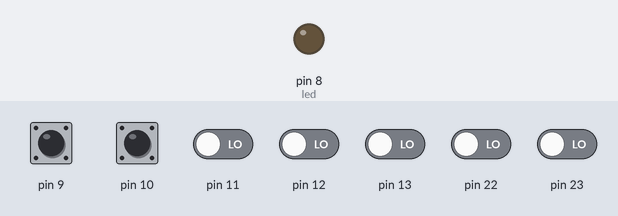
A program run on a simulated Arduino Uno, built with avr-gcc and run on an emulated ATmega328P. Shown: output pins drawn as LEDs (lit = HIGH). The test bench sets the inputs (shaded band); at power-on: pin 9, pin 10 HIGH, pin 11–13, pin 22, pin 23 LOW. What the program prints to the serial monitor is not drawn.

Above: at 5.8 s.
5.9 s: pin 9 pulled LOW for 0.15 s
At 7.9 s:
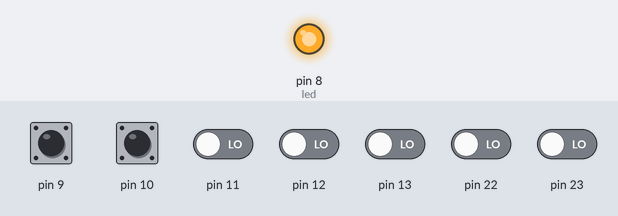
9.0 s: pin 10 pulled LOW for 0.15 s
12.1 s: pin 9 pulled LOW for 1 s
Timing chart, 0 to 20.6 s (numbered marks = the images above; inputs shaded):
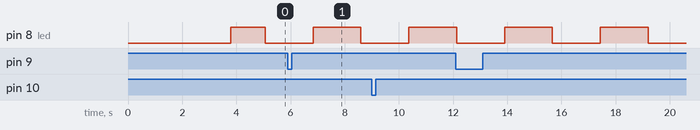

Measured:
- by itself, pin 8 (led): alternates HIGH for 1.8 s and LOW for 1.8 s

The program:

main.c
```c
// main.c

#include <inttypes.h>
#include <stdint.h>
#include <stdlib.h>
#include <stdio.h>
#include <ctype.h>
#include <string.h>
#include <avr/io.h>
#include <avr/interrupt.h>
#include <avr/pgmspace.h>
#include <avr/wdt.h>
#include <util/delay.h>

#include "global.h"

#define CPOSLINE1 PSTR("\xFE\x80")
#define CPOSLINE2 PSTR("\xFE\xC0")
#define CPOSLINE3 PSTR("\xFE\x94")
#define CPOSLINE4 PSTR("\xFE\xD4")
#define CLS PSTR("\xFE\x01")
#define SCSIZE 9
#define TEMP_ERR 0x8000


static uint8_t sc[SCSIZE];

void uart_init(unsigned long baud)
{
    unsigned long ubrr;

    ubrr = (((F_CPU / (baud * 16UL))) - 1);
    // Set baud rate
    UBRR0H = (uint8_t)(ubrr>>8);
    UBRR0L = (uint8_t)ubrr;
    // Set frame format to 8 data bits, no parity, 1 stop bit
    UCSR0C |= (1<<UCSZ01)|(1<<UCSZ00);
    //enable transmission and reception
    UCSR0B |= (1<<RXEN0)|(1<<TXEN0);
}

void uart_putc(char c)
{
    //wait while previous byte is completed
    while(!(UCSR0A&(1<<UDRE0))){};
    // Transmit data
    UDR0 = c;
}

char uart_getc()
{
    // Wait for byte to be received
    while(!(UCSR0A&(1<<RXC0))){};
    // Return received data
    return UDR0;
}

void uart_puts(const char *s )
{
    while (*s) {
        uart_putc(*s++);
    }
}

void uart_puts_p(const char *progmem_s)
{
    register char c;

    while ( (c = pgm_read_byte(progmem_s++)) ) {
        uart_putc(c);
    }
}
#define uart_puts_P(__s)       uart_puts_p(PSTR(__s))

#define lcd_puts uart_puts
#define lcd_puts_p uart_puts_p
#define lcd_puts_P uart_puts_P

#define UART_INFO_BUFSZ 40
void uart_info()
{
    char b[UART_INFO_BUFSZ];
    snprintf(b, UART_INFO_BUFSZ, "H:%02X L:%02X B:%02X C:%02X",
             (int)UBRR0H, (int)UBRR0L, (int)UCSR0B, (int)UCSR0C);
    uart_puts(b);
}


void delay_ms(unsigned long ms)
{
    while(ms)
    {
        if (ms>10)
        {
            _delay_ms(10);
            ms -= 10;
        }
        else
        {
            _delay_ms(1);
            ms--;
        }
    }
}

void led_init(void)
{
    DDRB |= 1<<DDB0; /* set DDB0 to output */
    PORTB |= 1<<DDB0; /* LED off */
}

void led(char i)
{
  if(i)
      PORTB &= ~(1<<DDB0); /* LED on */
  else
      PORTB |= 1<<DDB0; /* LED off */
}

void led_blink(unsigned int ms)
{
    led(1);
    delay_ms(ms);
    led(0);
    delay_ms(ms);
}


void lcd_init()
{
    uart_init(9600);
    delay_ms(200);
    // Reset to 9600 and wait
    uart_puts_P("\x12");
    delay_ms(2000);

    // Set speed 38400 and wait
    uart_puts_P("\x7C\x10");
    delay_ms(200);
    uart_init(38400);
    delay_ms(1000);

    // The LCD is 20x4 chars
    uart_puts_P("\x7C\x03\x7C\x05");
    delay_ms(100);

    // Set backlight brightness
    uart_puts_P("\x7C\x9D");
    delay_ms(100);

    // "Visual display on"
    uart_puts_P("\xFE\x0C");
    delay_ms(100);

    // Clear display
    uart_puts_p(CLS);
    delay_ms(100);
}

void reset_onewire(uint8_t bus)
{
    // set D0 to output
    sbi(DDRB, bus);
    sbi(PORTB, bus);
    cbi(PORTB, bus);
    _delay_us(550);
    // set D3 back to input
    cbi(DDRB, bus);
    _delay_us(500);
}

void write_onewire(uint8_t bus, uint8_t bit)
{
    // set D3 to output
    sbi(DDRB, bus);
    sbi(PORTB, bus);
    if (bit == 0) {
        cbi(PORTB, bus);
        _delay_us(65); // hold low for at least 60us
        sbi(PORTB, bus);
    } else { // bit == 1
        cbi(PORTB, bus);
        _delay_us(10); // < 15us for 1 bit
        sbi(PORTB, bus);
    }
    cbi(DDRB, bus); // set D0 to input
    if (bit == 1)
        _delay_us(60); // just to pad out the rest of the slot to >60us
}

uint8_t read_onewire(uint8_t bus)
{
    uint8_t result;
    // set D3 to output
    sbi(DDRB, bus);
    sbi(PORTB, bus);
    // hold D3 low for just greater than 1us.  Note: Only for 6Mhz crystals
    cbi(PORTB, bus);
    _delay_us(1);

    cbi(DDRB, bus); // get ready to read input
    _delay_us(10); // wait for thermo to respond (<15us)
    result = ((PINB) & (1<<bus)); // PB1 = 1st pin
    result = result ? 1 : 0; // always return either 1 or 0
    _delay_us(60); // make sure the slot is >60us long
    return result;
}

void write_onewire_byte(uint8_t bus, uint8_t command)
{
    uint8_t i;
    for (i = 0; i < 8; i++) {
        write_onewire(bus, command & 1);
        command >>= 1;
    }
}

uint8_t read_onewire_byte(uint8_t bus)
{
    uint8_t r,i;
    r = 0;
    for (i = 0; i < 8; i++) {
        r |= (read_onewire(bus) << (i));
    }
    return r;
}

void convert_temp(uint8_t bus)
{
    reset_onewire(bus);
    write_onewire_byte(bus, 0xCC); // skip ROM
    write_onewire_byte(bus, 0x44); // convert temperature
}

int8_t read_sc(uint8_t bus)
{
    uint8_t i;

    for (i = 0; i < SCSIZE; i++) sc[i] = 0;
    reset_onewire(bus);
    write_onewire_byte(bus, 0xCC); // skip ROM
    write_onewire_byte(bus, 0xBE); // read scratchpad (9 bytes)
    delay_ms(20);
    for (i = 0; i < SCSIZE; i++) {
        sc[i] = read_onewire_byte(bus);
    }
    return (sc[0] == 0xFF && sc[1] == 0xFF) ? 1 : 0;
}

int16_t read_temp()
{
    uint8_t sign;
    // return failure if scratchpad is bogus
    if (sc[0] == 0xFF && sc[1] == 0xFF)
	return INT16_MIN;

    if (sc[1] == 0)
        sign = 1;
    else
        sign = -1;

    // return the temp Celcius * 100 from the scratchpad.
    return (int16_t)sign * ((100 * (sc[0] >> 1)) - 25
			    + ((100*(sc[7]-sc[6])) / sc[7]));
}


#define LINESZ 40
int main(void)
{
    char buf[LINESZ];
    uint32_t i;
#ifdef DEBUG
    uint8_t j;
#endif
    int16_t temp1, temp2;

    lcd_init();
    led_init();

    //uart_puts_p(CPOSLINE4);
    //uart_info();

    //uart_puts_p(CPOSLINE1);
    //uart_puts_P("Hello, world!");

#if 0
    i = 0;
    while (1)
    {
        if (i % 10 == 0) led(i%20 == 0 ? 1 : 0);
        uart_puts_p(CPOSLINE2);
        snprintf_P(buf, LINESZ, PSTR("%09lu"), i++);
        uart_puts(buf);
    }
    exit(0);
#endif

    uart_puts_p(CLS);
    uart_puts_p(CPOSLINE1);
    uart_puts_P("Temperature meter");

    wdt_disable();
    i = 0;
    while (1)
    {
        ++i;
        convert_temp(PB1);
        convert_temp(PB2);
        delay_ms(1200);

        read_sc(PB1);
        temp1 = read_temp();
        read_sc(PB2);
        temp2 = read_temp();

#ifdef DEBUG
        for (j = 0; j < SCSIZE; j++)
            printf_P(PSTR("%02X"), sc[j]);
        fputs_P(PSTR("  "),stdout);
#endif

        if (i % 2)
            led(1);
        else
            led(0);

        uart_puts_p(CPOSLINE2);
        snprintf_P(buf, LINESZ, PSTR("measure #%ld"), i);
        uart_puts(buf);

        uart_puts_p(CPOSLINE3);
        if (temp1 == TEMP_ERR)
            uart_puts_P("t1 #err");
        else
        {
            snprintf_P(buf, LINESZ, PSTR("t1 %+d.%02d"),
                       temp1/100, abs(temp1%100));
            uart_puts(buf);
        }

        uart_puts_p(CPOSLINE4);
        if (temp2 == TEMP_ERR)
            uart_puts_P("t2 #err");
        else
        {
            snprintf_P(buf, LINESZ, PSTR("t2 %+d.%02d"),
                       temp2/100, abs(temp2%100));
            uart_puts(buf);
        }
        delay_ms(500);
    }
    return 0;
}

// EOF
```

avrlibdefs.h
```c
// avrlibdefs.h

#ifndef AVRLIBDEFS_H
#define AVRLIBDEFS_H

// Code compatibility to new AVR-libc
// outb(), inb(), inw(), outw(), BV(), sbi(), cbi(), sei(), cli()
#ifndef outb
	#define	outb(addr, data) addr = (data)
#endif
#ifndef inb
	#define	inb(addr) (addr)
#endif
#ifndef outw
	#define	outw(addr, data) addr = (data)
#endif
#ifndef inw
	#define	inw(addr) (addr)
#endif
#ifndef BV
	#define BV(bit)	(1<<(bit))
#endif
#ifndef cbi
	#define cbi(reg,bit)	reg &= ~(BV(bit))
#endif
#ifndef sbi
	#define sbi(reg,bit)	reg |= (BV(bit))
#endif
#ifndef cli
	#define cli()	__asm__ __volatile__ ("cli" ::)
#endif
#ifndef sei
	#define sei()	__asm__ __volatile__ ("sei" ::)
#endif

// support for individual port pin naming in the mega128
// see port128.h for details
#ifdef __AVR_ATmega128__
// not currently necessary due to inclusion
// of these defines in newest AVR-GCC
// do a quick test to see if include is needed
#ifndef PD0
	#include "port128.h"
#endif
#endif

// use this for packed structures
// (this is seldom necessary on an 8-bit architecture like AVR,
//  but can assist in code portability to AVR)
#define GNUC_PACKED __attribute__((packed))

// port address helpers
#define DDR(x) ((x)-1)    // address of data direction register of port x
#define PIN(x) ((x)-2)    // address of input register of port x

// MIN/MAX/ABS macros
#define MIN(a,b)	((a<b)?(a):(b))
#define MAX(a,b)	((a>b)?(a):(b))
#define ABS(x)		((x>0)?(x):(-x))

// constants
#define PI		3.14159265359

#endif
// EOF
```

avrlibtypes.h
```c
// avrlibtypes.h

#ifndef AVRLIBTYPES_H
#define AVRLIBTYPES_H

#ifndef WIN32
	// true/false defines
	#define FALSE	0
	#define TRUE	-1
#endif

// datatype definitions macros
typedef unsigned char  u8;
typedef   signed char  s8;
typedef unsigned char  u08;
typedef   signed char  s08;
typedef unsigned short u16;
typedef   signed short s16;
typedef unsigned long  u32;
typedef   signed long  s32;
typedef unsigned long long u64;
typedef   signed long long s64;

#if 0
// use inttypes.h instead
// C99 standard integer type definitions
typedef unsigned char	uint8_t;
typedef   signed char	int8_t;
typedef unsigned short	uint16_t;
typedef   signed short	int16_t;
typedef unsigned long	uint32_t;
typedef   signed long	int32_t;
typedef unsigned long	uint64_t;
typedef   signed long	int64_t;
#endif

// maximum value that can be held
// by unsigned data types
#define MAX_U8	255
#define MAX_U08	255
#define MAX_U16	65535
#define MAX_U32	4294967295

// maximum values that can be held
// by signed data types
#define MIN_S8	-128
#define MAX_S8	127
#define MIN_S08	-128
#define MAX_S08	127
#define MIN_S16	-32768
#define MAX_S16	32767
#define MIN_S32	-2147483648
#define MAX_S32	2147483647

#ifndef WIN32
// more type redefinitions
typedef unsigned char   BOOL;
typedef unsigned char	BYTE;
typedef unsigned int	WORD;
typedef unsigned long	DWORD;

typedef unsigned char	UCHAR;
typedef unsigned int	UINT;
typedef unsigned short  USHORT;
typedef unsigned long	ULONG;

typedef char	CHAR;
typedef int	INT;
typedef long	LONG;
#endif

#endif
// EOF
```

global.h
```c
// global.h

#ifndef GLOBAL_H
#define GLOBAL_H

#include <inttypes.h>
#include <stdint.h>

// global AVRLIB defines
#include "avrlibdefs.h"
// global AVRLIB types definitions
#include "avrlibtypes.h"

// project/system dependent defines

#define CYCLES_PER_US ((F_CPU+500000)/1000000) 	// cpu cycles per microsecond

#endif
// EOF
```
